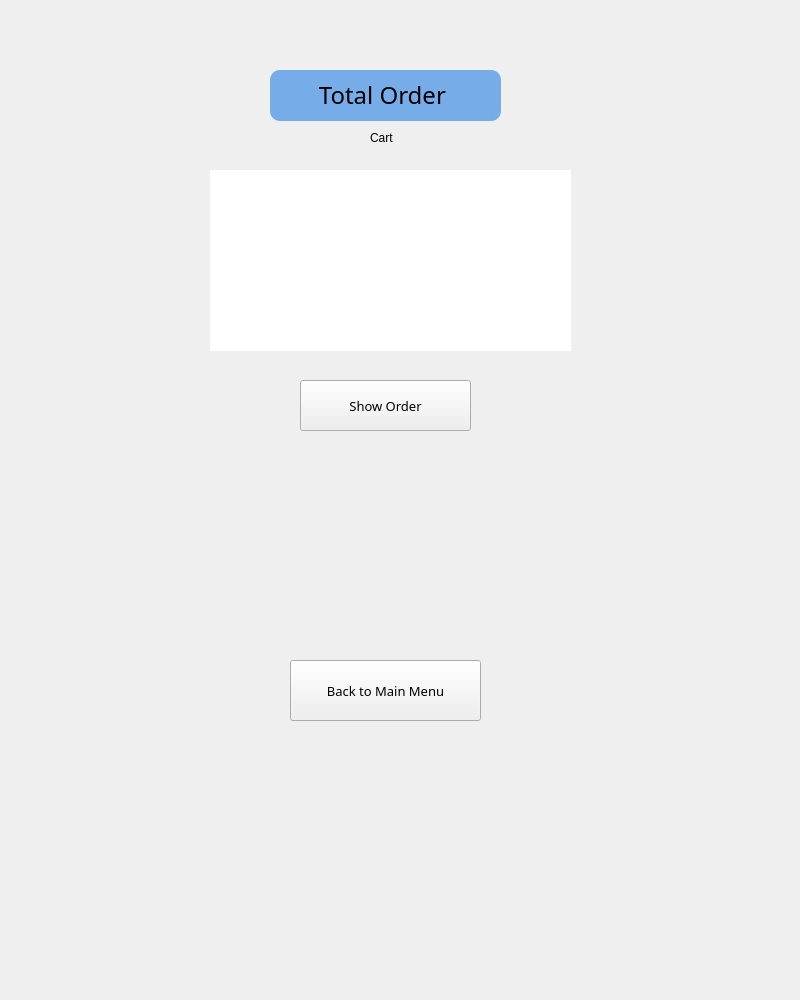
<?xml version="1.0" encoding="UTF-8"?>
<ui version="4.0">
 <class>Dialog</class>
 <widget class="QDialog" name="Dialog">
  <property name="geometry">
   <rect>
    <x>0</x>
    <y>0</y>
    <width>800</width>
    <height>1000</height>
   </rect>
  </property>
  <property name="windowTitle">
   <string>Dialog</string>
  </property>
  <widget class="QWidget" name="widget" native="true">
   <property name="geometry">
    <rect>
     <x>180</x>
     <y>40</y>
     <width>400</width>
     <height>700</height>
    </rect>
   </property>
   <property name="styleSheet">
    <string notr="true">background-color :'white'</string>
   </property>
   <widget class="QLabel" name="InputItemName">
    <property name="geometry">
     <rect>
      <x>90</x>
      <y>30</y>
      <width>231</width>
      <height>51</height>
     </rect>
    </property>
    <property name="font">
     <font>
      <family>Montserrat Medium</family>
      <pointsize>18</pointsize>
     </font>
    </property>
    <property name="layoutDirection">
     <enum>Qt::LeftToRight</enum>
    </property>
    <property name="styleSheet">
     <string notr="true">QLabel {
background-color : rgb(118, 173, 232);
border-radius :10px
}</string>
    </property>
    <property name="frameShape">
     <enum>QFrame::NoFrame</enum>
    </property>
    <property name="frameShadow">
     <enum>QFrame::Plain</enum>
    </property>
    <property name="lineWidth">
     <number>0</number>
    </property>
    <property name="text">
     <string>&lt;html&gt;&lt;head/&gt;&lt;body&gt;&lt;p align=&quot;center&quot;&gt;Total Order &lt;/p&gt;&lt;/body&gt;&lt;/html&gt;</string>
    </property>
    <property name="textFormat">
     <enum>Qt::RichText</enum>
    </property>
    <property name="scaledContents">
     <bool>true</bool>
    </property>
    <property name="alignment">
     <set>Qt::AlignCenter</set>
    </property>
    <property name="wordWrap">
     <bool>true</bool>
    </property>
   </widget>
   <widget class="QPushButton" name="backButton">
    <property name="geometry">
     <rect>
      <x>30</x>
      <y>910</y>
      <width>251</width>
      <height>71</height>
     </rect>
    </property>
    <property name="font">
     <font>
      <family>Montserrat Medium</family>
      <pointsize>10</pointsize>
     </font>
    </property>
    <property name="styleSheet">
     <string notr="true">QPushButton::active {
background-color : rgb(177, 220, 242);
border-radius : 25px;
}
QPushButton::hover{
background-color : rgb(31, 204, 181);
}

QPushButton::pressed{
background-color : rgb(30, 115, 227);
}


</string>
    </property>
    <property name="text">
     <string>Back</string>
    </property>
   </widget>
   <widget class="QPushButton" name="toMainMenu">
    <property name="geometry">
     <rect>
      <x>110</x>
      <y>620</y>
      <width>191</width>
      <height>61</height>
     </rect>
    </property>
    <property name="font">
     <font>
      <family>Montserrat Medium</family>
      <pointsize>10</pointsize>
     </font>
    </property>
    <property name="styleSheet">
     <string notr="true">
QPushButton::active {
background-color :  rgb(16, 166, 235);
border-radius : 25px;
}
QPushButton::hover{
background-color : rgb(31, 204, 181);
}

QPushButton::pressed{
background-color : rgb(30, 115, 227);
}</string>
    </property>
    <property name="text">
     <string>Back to Main Menu</string>
    </property>
   </widget>
   <widget class="QLabel" name="OrderRecap">
    <property name="geometry">
     <rect>
      <x>20</x>
      <y>380</y>
      <width>351</width>
      <height>221</height>
     </rect>
    </property>
    <property name="font">
     <font>
      <family>Montserrat Medium</family>
      <pointsize>8</pointsize>
     </font>
    </property>
    <property name="layoutDirection">
     <enum>Qt::LeftToRight</enum>
    </property>
    <property name="styleSheet">
     <string notr="true">QLabel {

border-radius :10px
}</string>
    </property>
    <property name="frameShape">
     <enum>QFrame::NoFrame</enum>
    </property>
    <property name="frameShadow">
     <enum>QFrame::Plain</enum>
    </property>
    <property name="lineWidth">
     <number>0</number>
    </property>
    <property name="text">
     <string>&lt;html&gt;&lt;head/&gt;&lt;body&gt;&lt;p&gt;&lt;br/&gt;&lt;/p&gt;&lt;/body&gt;&lt;/html&gt;</string>
    </property>
    <property name="textFormat">
     <enum>Qt::RichText</enum>
    </property>
    <property name="scaledContents">
     <bool>true</bool>
    </property>
    <property name="alignment">
     <set>Qt::AlignCenter</set>
    </property>
    <property name="wordWrap">
     <bool>true</bool>
    </property>
   </widget>
   <widget class="QTableView" name="dataframeView">
    <property name="geometry">
     <rect>
      <x>30</x>
      <y>130</y>
      <width>361</width>
      <height>181</height>
     </rect>
    </property>
    <property name="styleSheet">
     <string notr="true">QTableView{
border-style : none
}</string>
    </property>
   </widget>
   <widget class="QPushButton" name="ShowOrder">
    <property name="geometry">
     <rect>
      <x>120</x>
      <y>340</y>
      <width>171</width>
      <height>51</height>
     </rect>
    </property>
    <property name="font">
     <font>
      <family>Montserrat Medium</family>
      <pointsize>10</pointsize>
     </font>
    </property>
    <property name="styleSheet">
     <string notr="true">
QPushButton::active {
background-color :  rgb(16, 166, 235);
border-radius : 25px;
}
QPushButton::hover{
background-color : rgb(31, 204, 181);
}

QPushButton::pressed{
background-color : rgb(30, 115, 227);
}</string>
    </property>
    <property name="text">
     <string>Show Order</string>
    </property>
   </widget>
   <widget class="QLabel" name="label">
    <property name="geometry">
     <rect>
      <x>190</x>
      <y>90</y>
      <width>55</width>
      <height>16</height>
     </rect>
    </property>
    <property name="text">
     <string>Cart</string>
    </property>
   </widget>
  </widget>
 </widget>
 <resources/>
 <connections/>
</ui>
